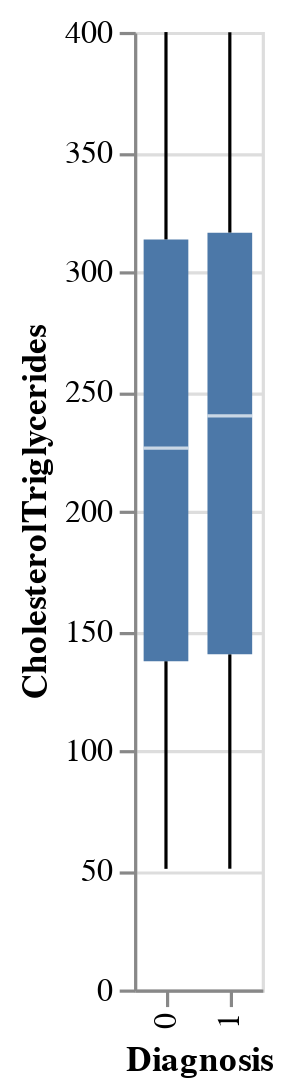

Notebook code for this chart:
### Code cell
#Make a box plot that compares cholesteroltriglicerides to diagnosis

alt.Chart(clinical_measurements).mark_boxplot().encode(
    x='Diagnosis:N',
    y='CholesterolTriglycerides:Q'
)

### Figure 1 — Vega-Lite specification as saved in the notebook (floating-point values rounded to 4 significant figures; data arrays with more than 128 entries replaced by an {"elided": "..."} marker saying what was removed)
{"config": {"view": {"continuousWidth": 400, "continuousHeight": 300}}, "data": {"name": "data-4a700c5c64d2283e3a87d9510911ddea"}, "mark": "boxplot", "encoding": {"x": {"field": "Diagnosis", "type": "nominal"}, "y": {"field": "CholesterolTriglycerides", "type": "quantitative"}}, "$schema": "https://vega.github.io/schema/vega-lite/v4.17.0.json", "datasets": {"data-4a700c5c64d2283e3a87d9510911ddea": {"elided": "2149 records"}}}
